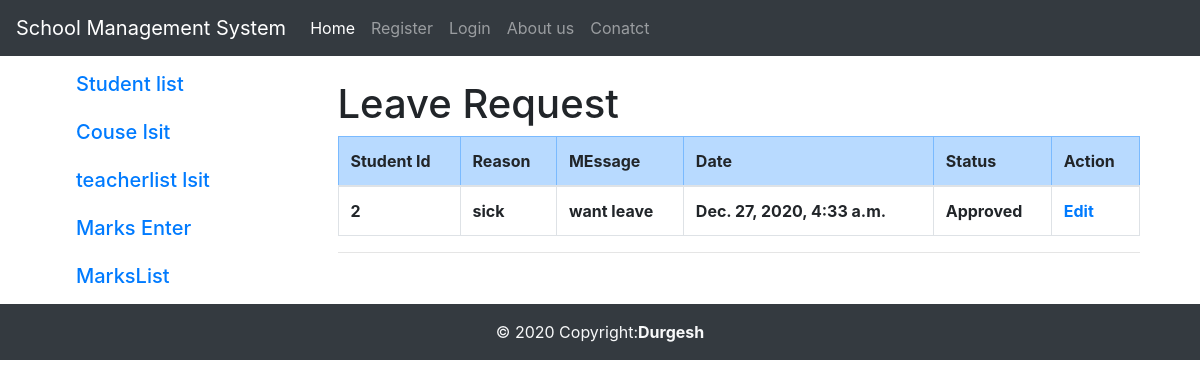
Page /appleav on the earlier database version.
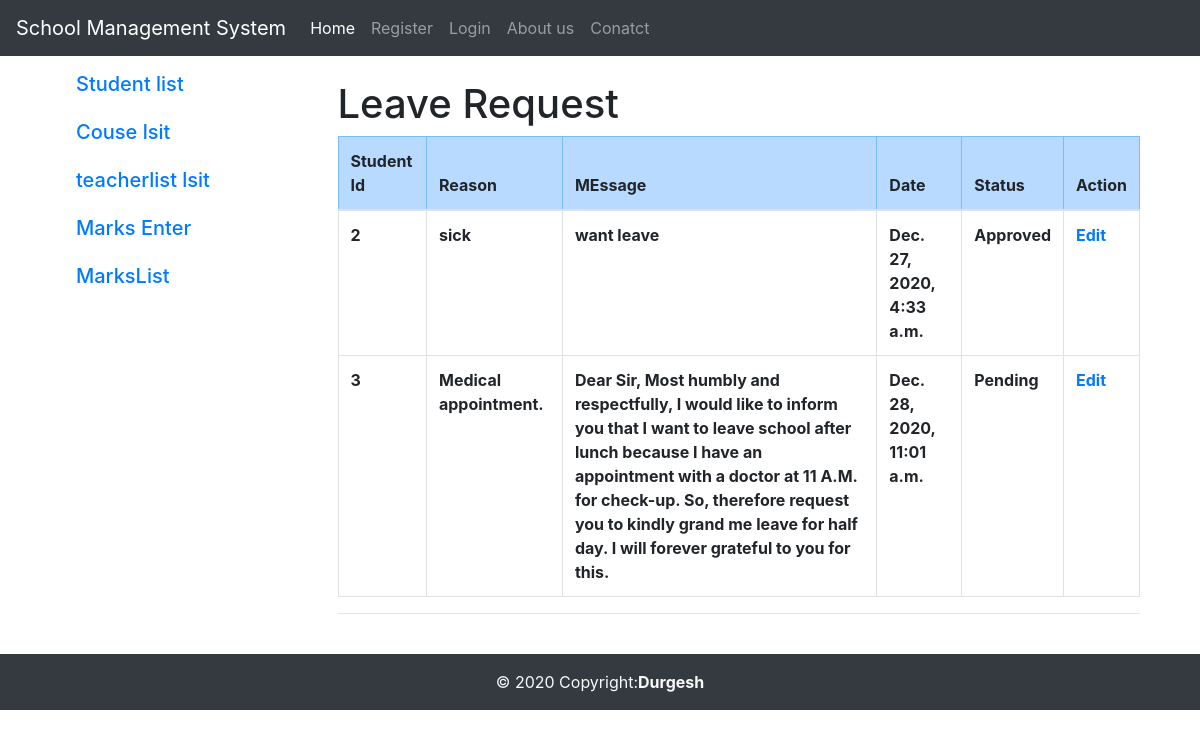
Same page on the later database version.
### CollegeApp/models.py (models this page shows)
class Leave(models.Model):
    std_id=models.IntegerField()
    reason=models.CharField(max_length=120)
    message=models.TextField(max_length=420)
    on_date=models.DateTimeField(auto_now_add=True)
    status=models.ForeignKey(leavestatus,on_delete=models.CASCADE,default=1)

class leavestatus(models.Model):
    status=models.CharField(max_length=10)
    def __str__(s):
        return s.status

### CollegeApp/views.py (the view)
# urls.py: path('appleav',v.leavlist),
def leavlist(request):
    llist=Leave.objects.all()
    return render(request,'live_list.html',{'llist':llist})

### CollegeApp/templates/live_list.html
{%extends 'teacherhome.html'%}
 {% block teacher %}
<h1 class="text-justify">Leave Request</h1>
<table class="table table-bordered">
    <thead>
<tr class="table-primary">
    <th>Student Id</th>
    <th>Reason</th>
    <th>MEssage</th>
    <th>Date</th>
    <th>Status</th>
    <th>Action</th>
</tr>
</thead>
{% for i in llist%}
<tr class="font-weight-bold">
<td>{{i.std_id}}</td>
<td>{{i.reason}}</td>
<td>{{i.message}}</td>
<td>{{i.on_date}}</td>
<td>{{i.status}}</td>
<td><a href="appleav/{{i.id}}">Edit</a></td>
</tr>
{% endfor %}
</table>
<hr>
 {% endblock teacher %}

Differences in the rows shown:
added Leave: std_id "3", reason "Medical appointment.", message "Dear Sir, Most humbly and respectfully, I would like to inform you that I want to leave school after lunch because I have an appointment with a doctor at 11 A.M. for check-up. So, therefore request you to kindly grand me leave for half day. I will forever grateful to you for this.", on_date "Dec. 28, 2020, 11:01 a.m.", status "Pending"
